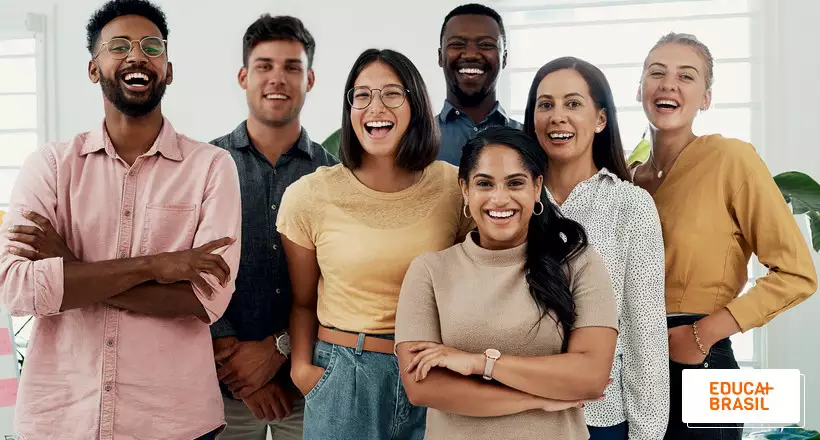
#> input picture people.jpg, 820 x 440 px
$ python main.py
#> lines starting #> are read from the running program, lines starting #| are printed output that depends on the picture; after the words box and inside, x2 and y2 are one past the last pixel; in counts of white or black regions, pixels touching at a corner belong together
import cv2;

detector = cv2.CascadeClassifier("haarcascade_frontalface_alt.xml")

foto = cv2.imread("people.jpg")
#> foto is the input picture: shape (440, 820, 3); mean B, G, R 127.4, 141, 161.6
foto_cinza = cv2.cvtColor(foto, cv2.COLOR_BGR2GRAY)
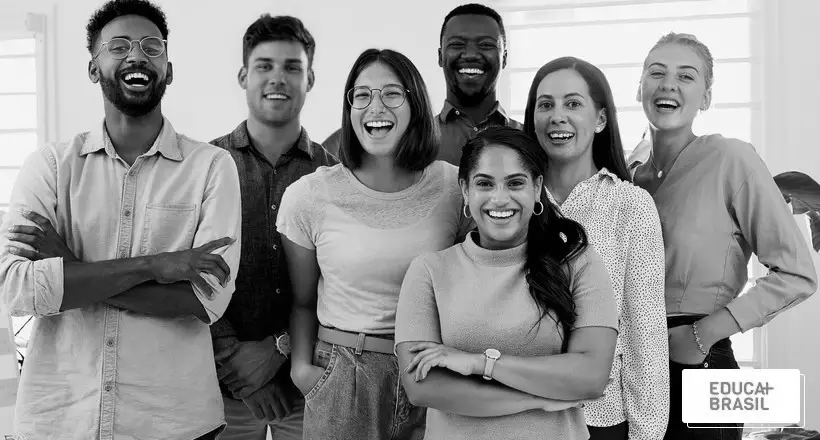
#> foto_cinza: shape (440, 820); min 0, max 255, mean 145.6

faces_detectadas = detector.detectMultiScale(foto_cinza, scaleFactor=1.05, maxSize=(78, 78), minSize=(54, 54))
#> faces_detectadas = [[242, 40, 69, 69], [636, 48, 69, 69], [344, 69, 69, 69], [525, 77, 69, 69], [438, 17, 69, 69], [464, 156, 73, 73], [97, 18, 74, 74]]
for x, y, l, a in faces_detectadas:
    #arq_imagem, ponto_inicial, ponto_final, cor(BGR), espessura_retangulo_px
    foto = cv2.rectangle(foto, (x, y), (x+l, y+a), (0, 0, 255),2)
#> this loop made 7 passes
#> pass 1, `foto = cv2.rectangle(foto, (x, y), (x+l, y+a), (0, 0, 255),2)`:
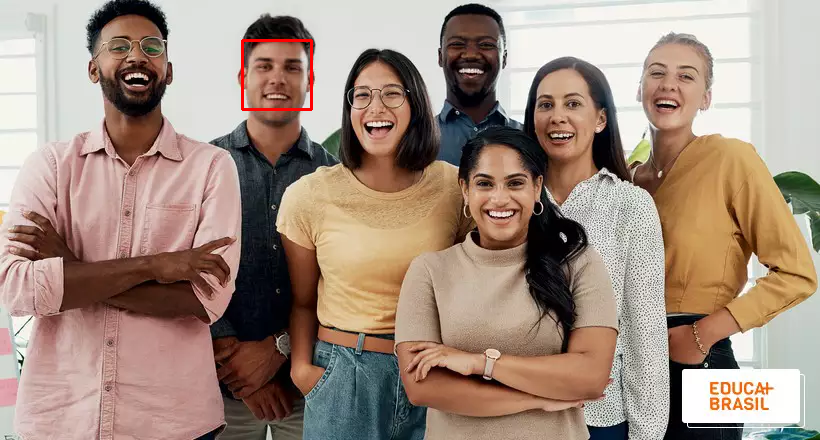
#> foto: shape (440, 820, 3); 0.23% of pixels changed, all inside (x1, y1, x2, y2) = (241, 39, 313, 111)
#> pass 2, `foto = cv2.rectangle(foto, (x, y), (x+l, y+a), (0, 0, 255),2)`:
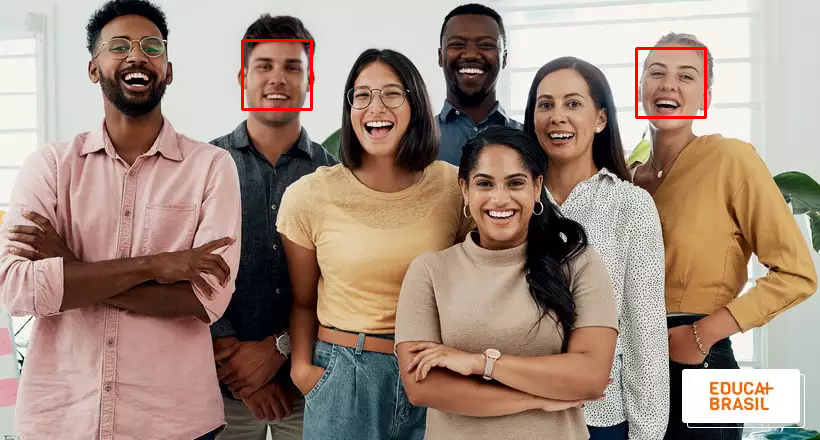
#> foto: shape (440, 820, 3); 0.23% of pixels changed, all inside (x1, y1, x2, y2) = (635, 47, 707, 119)
#> pass 3, `foto = cv2.rectangle(foto, (x, y), (x+l, y+a), (0, 0, 255),2)`:
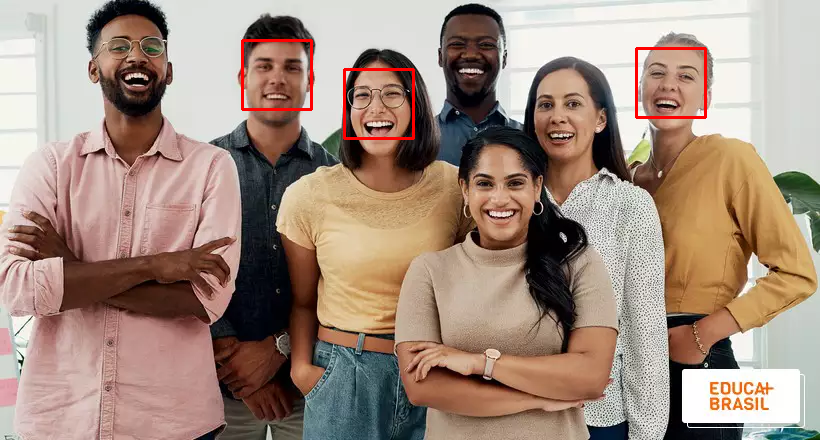
#> foto: shape (440, 820, 3); 0.23% of pixels changed, all inside (x1, y1, x2, y2) = (343, 68, 415, 140)
#> after the loop:
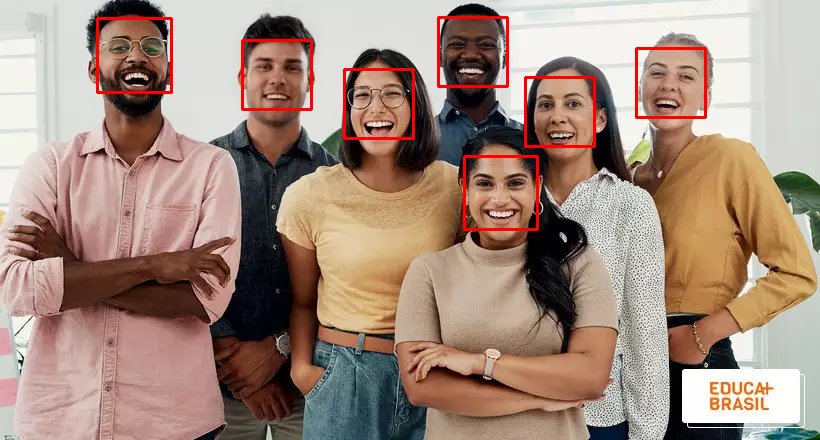
#> foto: shape (440, 820, 3); 0.94% of pixels changed, all inside (x1, y1, x2, y2) = (96, 16, 596, 231)

print(faces_detectadas)
#| [[242  40  69  69]
#|  [636  48  69  69]
#|  [344  69  69  69]
#|  [525  77  69  69]
#|  [438  17  69  69]
#|  [464 156  73  73]
#|  [ 97  18  74  74]]
cv2.imshow("abelzinho", foto)
cv2.waitKey()
